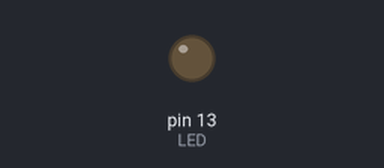
Bench run of a sketch on a simulated Arduino Uno, built with avr-gcc and run on an emulated ATmega328P. Shown: output pins drawn as LEDs (lit = HIGH).

Above: at 0.05 s.
At 0.25 s:
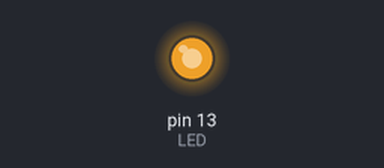
At 0.45 s:
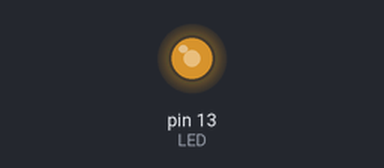
At 0.9 s:
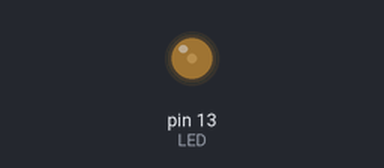
Timing chart, 0 to 3.0 s (numbered marks = the images above):
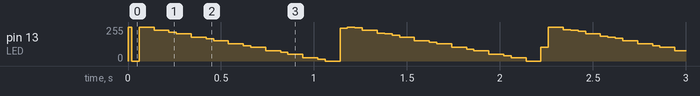

The sketch:

ex2.ino
```cpp
const int LED = 13;

void setup() {
  // put your setup code here, to run once:
  pinMode(LED,OUTPUT);

}

void loop() {

  for(int t_high=10;t_high>=0;t_high--) {
    int cnt = 0;
    while(true){
      digitalWrite(LED, HIGH);
      delay(t_high);
      digitalWrite(LED, LOW);
      delay(10-t_high);
      cnt++;
      if(cnt==10) break;
    }
  }
}
```
